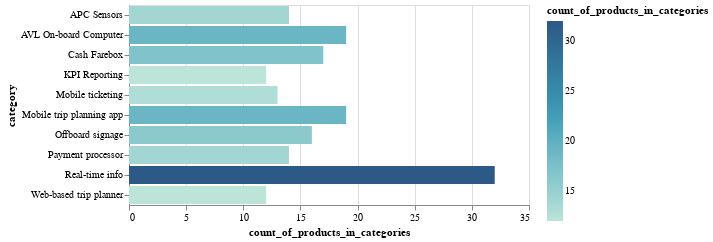

This figure's notebook cell:
### Code cell
bar_chart(most_saturated_category, "count_of_products_in_categories", "category")

### Figure 1 — Vega-Lite specification as saved in the notebook (floating-point values rounded to 4 significant figures)
{"config": {"view": {"continuousWidth": 400, "continuousHeight": 300}}, "data": {"name": "data-169c0dc1ad83e952580f8364b3d56419"}, "mark": "bar", "encoding": {"color": {"field": "count_of_products_in_categories", "scale": {"scheme": "tealblues"}, "type": "quantitative"}, "x": {"field": "count_of_products_in_categories", "type": "quantitative"}, "y": {"field": "category", "type": "nominal"}}, "$schema": "https://vega.github.io/schema/vega-lite/v4.17.0.json", "datasets": {"data-169c0dc1ad83e952580f8364b3d56419": [{"category": "Real-time info", "count_of_products_in_categories": 32.0}, {"category": "Mobile trip planning app", "count_of_products_in_categories": 19.0}, {"category": "AVL On-board Computer", "count_of_products_in_categories": 19.0}, {"category": "Cash Farebox", "count_of_products_in_categories": 17.0}, {"category": "Offboard signage", "count_of_products_in_categories": 16.0}, {"category": "APC Sensors", "count_of_products_in_categories": 14.0}, {"category": "Payment processor", "count_of_products_in_categories": 14.0}, {"category": "Mobile ticketing", "count_of_products_in_categories": 13.0}, {"category": "KPI Reporting", "count_of_products_in_categories": 12.0}, {"category": "Web-based trip planner", "count_of_products_in_categories": 12.0}]}}
